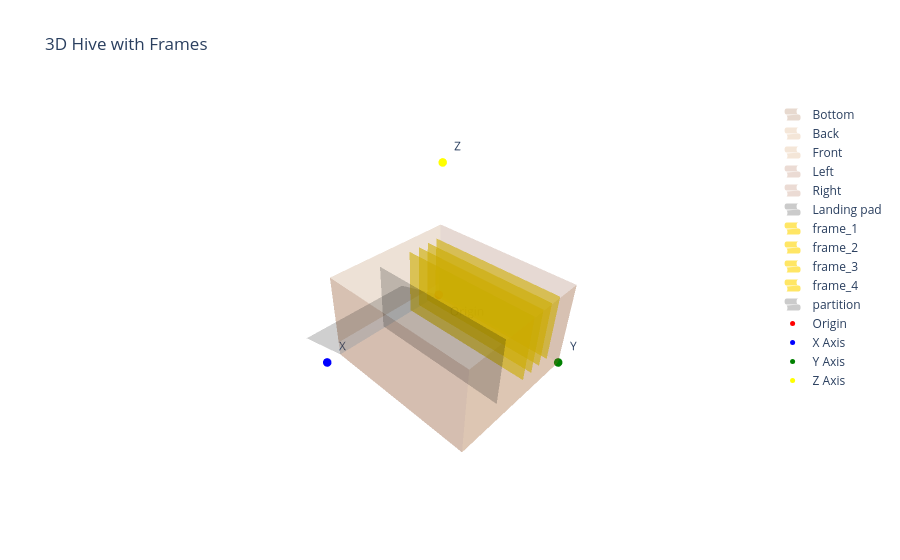

The notebook cell this image was saved under:
### Markdown cell above
### Show result and annotate with axis

### Code cell
textures = hive.getAllTextures()
# for _frame in frames:
#     textures +=_frame.get_textures()

fig = go.Figure(data=textures)

# Order the legend alphabetically


fig.update_layout(
    scene=dict(
        xaxis=dict(visible=False),
        yaxis=dict(visible=False),
        zaxis=dict(visible=False),
    ),
    title="3D Hive with Frames",
)

# Show the origin and axes with labels
fig.add_trace(go.Scatter3d(
    x=[0], y=[0], z=[0],
    mode="markers+text",
    marker=dict(size=5, color="red"),
    name="Origin",
    text=["Origin"],
    textposition="bottom right"
))
fig.add_trace(go.Scatter3d(
    x=[10], y=[0], z=[0],
    mode="markers+text",
    marker=dict(size=5, color="blue"),
    name="X Axis",
    text=["X"],
    textposition="top right"
))
fig.add_trace(go.Scatter3d(
    x=[0], y=[10], z=[0],
    mode="markers+text",
    marker=dict(size=5, color="green"),
    name="Y Axis",
    text=["Y"],
    textposition="top right"
))
fig.add_trace(go.Scatter3d(
    x=[0], y=[0], z=[10],
    mode="markers+text",
    marker=dict(size=5, color="yellow"),
    name="Z Axis",
    text=["Z"],
    textposition="top right"
))

fig.show()

### Figure 1 — Plotly figure (JSON) as saved in the notebook; plotly's stock layout.template omitted (floating-point values rounded to 4 significant figures)
{"data": [{"cmax": 1, "cmin": 0, "colorscale": [[0, "saddlebrown"], [1, "saddlebrown"]], "name": "Bottom", "opacity": 0.2, "showlegend": true, "showscale": false, "surfacecolor": [[1.0, 1.0], [1.0, 1.0]], "type": "surface", "x": [[0, 9], [0, 9]], "y": [[0, 0], [10, 10]], "z": [[0, 0], [0, 0]]}, {"cmax": 1, "cmin": 0, "colorscale": [[0, "peru"], [1, "peru"]], "name": "Back", "opacity": 0.2, "showlegend": true, "showscale": false, "surfacecolor": [[1.0, 1.0], [1.0, 1.0]], "type": "surface", "x": [[0, 9], [0, 9]], "y": [[10, 10], [10, 10]], "z": [[0, 0], [5.761, 5.761]]}, {"cmax": 1, "cmin": 0, "colorscale": [[0, "peru"], [1, "peru"]], "name": "Front", "opacity": 0.2, "showlegend": true, "showscale": false, "surfacecolor": [[1.0, 1.0], [1.0, 1.0]], "type": "surface", "x": [[0, 9], [0, 9]], "y": [[0, 0], [0, 0]], "z": [[1, 1], [5.761, 5.761]]}, {"cmax": 1, "cmin": 0, "colorscale": [[0, "sienna"], [1, "sienna"]], "name": "Left", "opacity": 0.2, "showlegend": true, "showscale": false, "surfacecolor": [[1.0, 1.0], [1.0, 1.0]], "type": "surface", "x": [[9, 9], [9, 9]], "y": [[0, 10], [0, 10]], "z": [[0, 0], [5.761, 5.761]]}, {"cmax": 1, "cmin": 0, "colorscale": [[0, "sienna"], [1, "sienna"]], "name": "Right", "opacity": 0.2, "showlegend": true, "showscale": false, "surfacecolor": [[1.0, 1.0], [1.0, 1.0]], "type": "surface", "x": [[0, 0], [0, 0]], "y": [[0, 10], [0, 10]], "z": [[0, 0], [5.761, 5.761]]}, {"cmax": 1, "cmin": 0, "colorscale": [[0, "black"], [1, "black"]], "name": "Landing pad", "opacity": 0.2, "showlegend": true, "showscale": false, "surfacecolor": [[1.0, 1.0], [1.0, 1.0]], "type": "surface", "x": [[0, 9], [0, 9]], "y": [[0, 0], [-4, -4]], "z": [[0, 0], [-1.152, -1.152]]}, {"cmax": 1, "cmin": 0, "colorscale": [[0, "gold"], [1, "gold"]], "name": "frame_1", "opacity": 0.6, "showlegend": true, "showscale": false, "surfacecolor": [[1.0, 1.0], [1.0, 1.0]], "type": "surface", "x": [[0.8182, 0.8182], [0.8182, 0.8182]], "y": [[0.4, 9.6], [0.4, 9.6]], "z": [[0.5761, 0.5761], [5.185, 5.185]]}, {"cmax": 1, "cmin": 0, "colorscale": [[0, "gold"], [1, "gold"]], "name": "frame_2", "opacity": 0.6, "showlegend": true, "showscale": false, "surfacecolor": [[1.0, 1.0], [1.0, 1.0]], "type": "surface", "x": [[1.636, 1.636], [1.636, 1.636]], "y": [[0.4, 9.6], [0.4, 9.6]], "z": [[0.5761, 0.5761], [5.185, 5.185]]}, {"cmax": 1, "cmin": 0, "colorscale": [[0, "gold"], [1, "gold"]], "name": "frame_3", "opacity": 0.6, "showlegend": true, "showscale": false, "surfacecolor": [[1.0, 1.0], [1.0, 1.0]], "type": "surface", "x": [[2.455, 2.455], [2.455, 2.455]], "y": [[0.4, 9.6], [0.4, 9.6]], "z": [[0.5761, 0.5761], [5.185, 5.185]]}, {"cmax": 1, "cmin": 0, "colorscale": [[0, "gold"], [1, "gold"]], "name": "frame_4", "opacity": 0.6, "showlegend": true, "showscale": false, "surfacecolor": [[1.0, 1.0], [1.0, 1.0]], "type": "surface", "x": [[3.273, 3.273], [3.273, 3.273]], "y": [[0.4, 9.6], [0.4, 9.6]], "z": [[0.5761, 0.5761], [5.185, 5.185]]}, {"cmax": 1, "cmin": 0, "colorscale": [[0, "black"], [1, "black"]], "name": "partition", "opacity": 0.2, "showlegend": true, "showscale": false, "surfacecolor": [[1.0, 1.0], [1.0, 1.0]], "type": "surface", "x": [[5.727, 5.727], [5.727, 5.727]], "y": [[0.4, 9.6], [0.4, 9.6]], "z": [[0.5761, 0.5761], [5.185, 5.185]]}, {"marker": {"color": "red", "size": 5}, "mode": "markers+text", "name": "Origin", "text": ["Origin"], "textposition": "bottom right", "type": "scatter3d", "x": [0], "y": [0], "z": [0]}, {"marker": {"color": "blue", "size": 5}, "mode": "markers+text", "name": "X Axis", "text": ["X"], "textposition": "top right", "type": "scatter3d", "x": [10], "y": [0], "z": [0]}, {"marker": {"color": "green", "size": 5}, "mode": "markers+text", "name": "Y Axis", "text": ["Y"], "textposition": "top right", "type": "scatter3d", "x": [0], "y": [10], "z": [0]}, {"marker": {"color": "yellow", "size": 5}, "mode": "markers+text", "name": "Z Axis", "text": ["Z"], "textposition": "top right", "type": "scatter3d", "x": [0], "y": [0], "z": [10]}], "layout": {"scene": {"xaxis": {"visible": false}, "yaxis": {"visible": false}, "zaxis": {"visible": false}}, "title": {"text": "3D Hive with Frames"}}}
